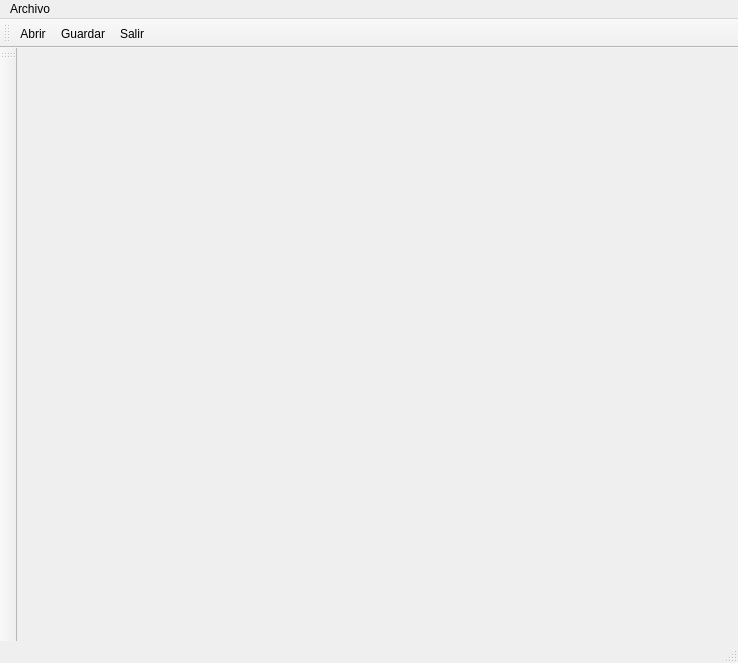
<?xml version="1.0" encoding="UTF-8"?>
<ui version="4.0">
 <class>MainWindow</class>
 <widget class="QMainWindow" name="MainWindow">
  <property name="geometry">
   <rect>
    <x>0</x>
    <y>0</y>
    <width>738</width>
    <height>663</height>
   </rect>
  </property>
  <property name="windowTitle">
   <string>MainWindow</string>
  </property>
  <widget class="QWidget" name="centralwidget"/>
  <widget class="QMenuBar" name="menubar">
   <property name="geometry">
    <rect>
     <x>0</x>
     <y>0</y>
     <width>738</width>
     <height>33</height>
    </rect>
   </property>
   <widget class="QMenu" name="menuArchivo">
    <property name="title">
     <string>Archivo</string>
    </property>
    <addaction name="actAbrir"/>
    <addaction name="actGuardar"/>
    <addaction name="actSalir"/>
   </widget>
   <addaction name="menuArchivo"/>
  </widget>
  <widget class="QStatusBar" name="statusbar"/>
  <widget class="QToolBar" name="toolBar">
   <property name="windowTitle">
    <string>toolBar</string>
   </property>
   <attribute name="toolBarArea">
    <enum>LeftToolBarArea</enum>
   </attribute>
   <attribute name="toolBarBreak">
    <bool>false</bool>
   </attribute>
  </widget>
  <widget class="QToolBar" name="toolBar_2">
   <property name="windowTitle">
    <string>toolBar_2</string>
   </property>
   <attribute name="toolBarArea">
    <enum>TopToolBarArea</enum>
   </attribute>
   <attribute name="toolBarBreak">
    <bool>false</bool>
   </attribute>
   <addaction name="actAbrir"/>
   <addaction name="actGuardar"/>
   <addaction name="actSalir"/>
  </widget>
  <action name="actAbrir">
   <property name="icon">
    <iconset theme="QIcon::ThemeIcon::DocumentOpen"/>
   </property>
   <property name="text">
    <string>Abrir...</string>
   </property>
   <property name="statusTip">
    <string>Abrir un archivo</string>
   </property>
   <property name="shortcut">
    <string>Ctrl+O</string>
   </property>
  </action>
  <action name="actGuardar">
   <property name="icon">
    <iconset theme="QIcon::ThemeIcon::DocumentSave"/>
   </property>
   <property name="text">
    <string>Guardar</string>
   </property>
   <property name="statusTip">
    <string>Guardar el archivo</string>
   </property>
   <property name="shortcut">
    <string>Ctrl+S</string>
   </property>
  </action>
  <action name="actSalir">
   <property name="icon">
    <iconset theme="QIcon::ThemeIcon::ApplicationExit"/>
   </property>
   <property name="text">
    <string>Salir</string>
   </property>
   <property name="statusTip">
    <string>Cerrrar la aplicación</string>
   </property>
   <property name="shortcut">
    <string>Ctrl+Q</string>
   </property>
  </action>
 </widget>
 <resources/>
 <connections/>
</ui>
